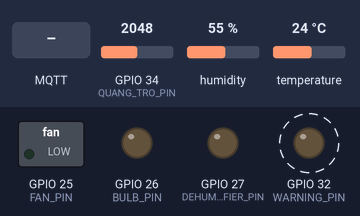
A sketch run on a simulated ESP32. Parts: switched loads named in the sketch (green lamp = pin HIGH), output pins drawn as LEDs (lit = HIGH). Dashed ring = blinking. The test bench sets the inputs (shaded band); at power-on: GPIO 34 (QUANG_TRO_PIN) = 2048, humidity 55 %, temperature 24 °C. WiFi joins after 1.5 s; servers stay silent unless stated; random numbers use the default seed unless the sketch sets one; no MQTT or app messages arrive unless stated; what the sketch prints to the serial monitor is not drawn.

Above: at 2.32 s.
2.8 s: MQTT message "true" arrives on the first subscribed topic
At 6.5 s:
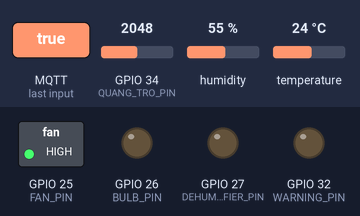
9.7 s: MQTT message "true" arrives on the second subscribed topic
At 12.1 s:
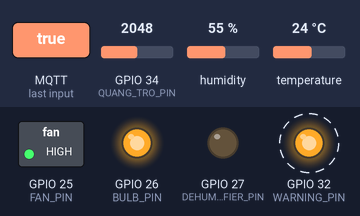
14.0 s: MQTT message "device/fan" arrives on the first subscribed topic
At 16.12 s:
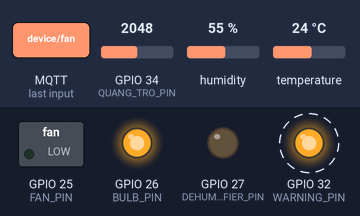
18.0 s: MQTT message "true" arrives on the third subscribed topic
At 20.15 s:
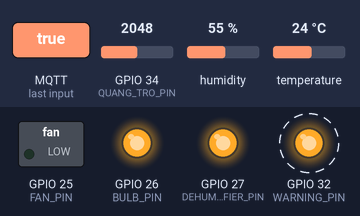
22.1 s: MQTT message "device/fan" arrives on the second subscribed topic
At 24.7 s:
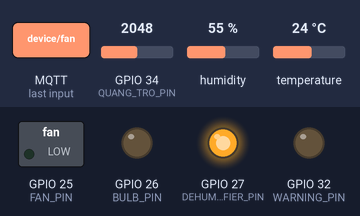
27.8 s: MQTT message "true" arrives on the first subscribed topic
At 31.1 s:
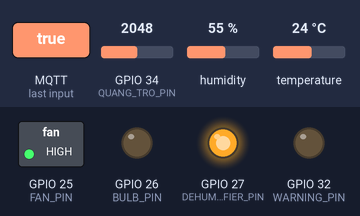
Timing chart, 0 to 34.9 s (numbered marks = the images above; inputs shaded):
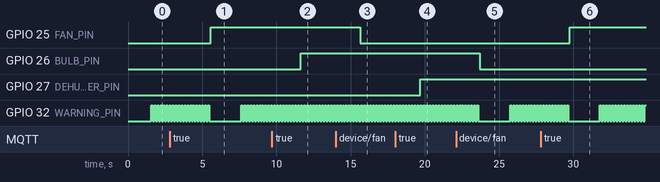

The sketch:

iot_ptit.ino
```cpp
#include <WiFi.h>
#include <PubSubClient.h>
#include <DHT.h>
#include <math.h>

unsigned long previousMillis = 0;
const long blinkInterval = 500;

const char* ssid = "PTIT WIFI";
const char* password = "bachxuantran";
const char* mqtt_server = "172.20.10.3";
const int mqtt_port = 1884;
const char* mqtt_topic = "sensor/data";

bool isWarning = false;
WiFiClient espClient;
PubSubClient client(espClient);

#define DHT_PIN 13
#define QUANG_TRO_PIN 34
#define DHTTYPE DHT11
#define FAN_PIN 25
#define BULB_PIN 26
#define DEHUMIDIFIER_PIN 27
#define WARNING_PIN 32

const char* mqtt_user = "giangtx";
const char* mqtt_pass = "giang123";

DHT dht(DHT_PIN, DHTTYPE);

void setup_wifi() {
  Serial.println();
  Serial.print("Connecting to ");
  Serial.println(ssid);
  WiFi.begin(ssid, password);

  while (WiFi.status() != WL_CONNECTED) {
    delay(500);
    Serial.print(".");
  }

  Serial.println("");
  Serial.println("WiFi connected");
  Serial.println("IP address: ");
  Serial.println(WiFi.localIP());
}


void callback(char* topic, byte* payload, unsigned int length) {
  Serial.print("Message arrived [");
  Serial.print(topic);
  Serial.print("] :");
  String message = "";
  for (int i = 0; i < length; i++) {
    message += (char)payload[i];
  }
  Serial.println(message);

  bool state = (message == "true");
  String deviceName = "";
  if (strcmp(topic, "device/fan") == 0) {
    digitalWrite(FAN_PIN, state);
    deviceName = "fan";
  }
  else if (strcmp(topic, "device/bulb") == 0) {
    digitalWrite(BULB_PIN, state);
    deviceName = "bulb";
  }
  else if (strcmp(topic, "device/dehumidifier") == 0) {
    digitalWrite(DEHUMIDIFIER_PIN, state);
    deviceName = "dehumidifier";
  }
  String topicName = "device/status/" + deviceName;
  String json = "{\"device\":\"" + deviceName + "\",\"status\":" + (state ? "true" : "false") + "}";

  client.publish(topicName.c_str(), json.c_str());
}

void reconnect() {
  while (!client.connected()) {
    Serial.print("Attempting MQTT connection...");
    String clientId = "ESP32";
    clientId += String(random(0xffff), HEX);
    if (client.connect(clientId.c_str(), mqtt_user, mqtt_pass)) {
      Serial.println("connected");
      client.subscribe("device/fan");
      client.subscribe("device/bulb");
      client.subscribe("device/dehumidifier");
    } else {
      Serial.print("failed, rc=");
      Serial.print(client.state());
      Serial.println(" try again in 5 seconds");
      delay(5000);
    }
  }
}

void setup() {
  // sets the pins as outputs:
  Serial.begin(115200);
  dht.begin();
  pinMode(FAN_PIN, OUTPUT);
  pinMode(BULB_PIN, OUTPUT);
  pinMode(DEHUMIDIFIER_PIN, OUTPUT);
  pinMode(WARNING_PIN, OUTPUT);
  setup_wifi();
  client.setServer(mqtt_server, mqtt_port);
  client.setCallback(callback);
}

void loop() {
  if (!client.connected()) reconnect();
  client.loop();

  int humidity = round(dht.readHumidity());
  int temperature = round(dht.readTemperature());
  int light = ceil(analogRead(QUANG_TRO_PIN) / 4) + 1;
  int windSpeed = random(0, 91);

  String payload = "{";
      payload += "\"temperature\": " + String(temperature) + ",";
      payload += "\"humidity\": " + String(humidity) + ",";
      payload += "\"light_level\": " + String(light) + ",";
      payload += "\"wind_speed\": " + String(windSpeed) + ",";
      payload += "}";
  client.publish(mqtt_topic, payload.c_str());
  if (windSpeed > 50) {
    for(int i = 0; i < 20; i++) {
      digitalWrite(WARNING_PIN, HIGH);
      delay(100);
      digitalWrite(WARNING_PIN, LOW);
      delay(100);
    }
  } else {
    digitalWrite(WARNING_PIN, LOW);
    delay(2000);
  }
}
```

Measured:
- after the input at 2.8 s, GPIO 25 (FAN_PIN): LOW → HIGH after 2.8 s
- after the input at 9.7 s, GPIO 26 (BULB_PIN): LOW → HIGH after 1.9 s
- after the input at 14.0 s, GPIO 25 (FAN_PIN): HIGH → LOW after 1.7 s
- after the input at 18.0 s, GPIO 27 (DEHUMIDIFIER_PIN): LOW → HIGH after 1.7 s
- after the input at 22.1 s, GPIO 26 (BULB_PIN): HIGH → LOW after 1.6 s
- after the input at 27.8 s, GPIO 25 (FAN_PIN): LOW → HIGH after 2.0 s
